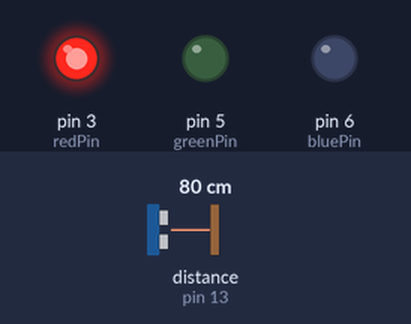
Recording of a sketch running on a simulated Arduino Uno, built with avr-gcc and run on an emulated ATmega328P. Shown: output pins drawn as LEDs (lit = HIGH). Wiring (inferred from the names in the program): ultrasonic range finder: trigger pin 10; echo pin 13. The inputs (shaded band) are chosen by the test bench; at power-on: distance to the obstacle (sensor on pin 13) 80 cm. The echo pulse lasts 58.3 µs per cm; pins used as bus, display or sensor lines are not drawn.

Above: at 0.2 s.
Timing chart, 0 to 1.7 s (numbered marks = the images above):
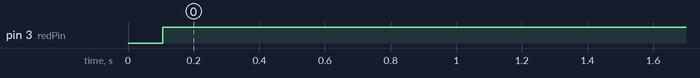

Measured:
- by itself, pin 3 (redPin): LOW → HIGH at 0.11 s

The sketch:

ultra_sensor_slave3.ino
```cpp
// Ultra sonic sensor -> SLAVE 3

#include <Wire.h>

#define NODE_ADDRESS 4
#define PAYLOAD_SIZE 2

#define COMMON_ANODE

int redPin = 3;
int greenPin = 5;
int bluePin = 6;


bool calibrate = false;

byte nodePayload[PAYLOAD_SIZE];

const int trigPin = 10;
const int echoPin = 13;

void setup() {
  // put your setup code here, to run once:
  Serial.begin(9600);
  Wire.begin(NODE_ADDRESS);
  Wire.onRequest(requestEvent);

  pinMode(trigPin, OUTPUT);
  pinMode(echoPin, INPUT);

  pinMode(redPin, OUTPUT);
  pinMode(greenPin, OUTPUT);
  pinMode(bluePin, OUTPUT);
}

void loop() {
  // put your main code here, to run repeatedly:
  delay(100);
  nodePayload[0] = NODE_ADDRESS;
  float distance = getDistance();
  nodePayload[1] = distance/4.0;

  LED_CODE();
}

float getDistance()
{
  float duration, distance;
  digitalWrite(trigPin, LOW);
  //delayMicroseconds(2);

  digitalWrite(trigPin, HIGH);
  delayMicroseconds(10);
  digitalWrite(trigPin, LOW);

  duration = pulseIn(echoPin, HIGH);
  distance = (duration / 2) * 0.0344;

  return distance;
}


void LED_CODE()
{
 //setColor(0, 255, 0);  // green
  // setColor(255, 0, 0);  // red
 //setColor(80, 0, 80);  // purple
  //setColor(200, 100, 0);  // yellow
  setColor(0, 255, 255);  // aqua
}

void setColor(int red, int green, int blue)
{
  #ifdef COMMON_ANODE
    red = 255 - red;
    green = 255 - green;
    blue = 255 - blue;
  #endif
  analogWrite(redPin, red);
  analogWrite(greenPin, green);
  analogWrite(bluePin, blue);
}

void requestEvent()
{
  Wire.write(nodePayload, PAYLOAD_SIZE);
}
```
